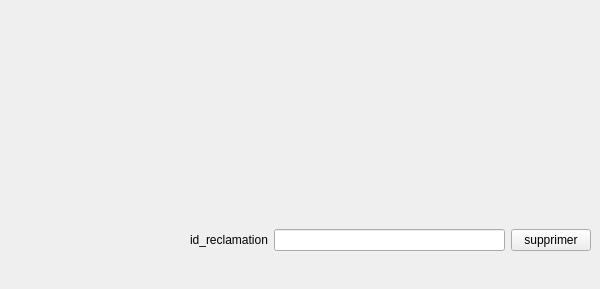
        <widget class="QWidget" name="tab_13">
         <attribute name="title">
          <string>supprimer reclamation</string>
         </attribute>
         <widget class="QWidget" name="horizontalLayoutWidget_2">
          <property name="geometry">
           <rect>
            <x>190</x>
            <y>200</y>
            <width>401</width>
            <height>80</height>
           </rect>
          </property>
          <layout class="QHBoxLayout" name="horizontalLayout_2">
           <item>
            <widget class="QLabel" name="label_52">
             <property name="text">
              <string>id_reclamation</string>
             </property>
            </widget>
           </item>
           <item>
            <widget class="QLineEdit" name="sup_recl"/>
           </item>
           <item>
            <widget class="QPushButton" name="supprimer_2">
             <property name="text">
              <string>supprimer</string>
             </property>
            </widget>
           </item>
          </layout>
         </widget>
         <widget class="QLabel" name="label_53">
          <property name="geometry">
           <rect>
            <x>310</x>
            <y>10</y>
            <width>181</width>
            <height>171</height>
           </rect>
          </property>
          <property name="text">
           <string>&lt;html&gt;&lt;head/&gt;&lt;body&gt;&lt;p&gt;&lt;img src=&quot;:/new/prefix1/supprime.png&quot;width=&quot;150&quot; height=&quot;150&quot;/&gt;&lt;/p&gt;&lt;/body&gt;&lt;/html&gt;</string>
          </property>
         </widget>
        </widget>
